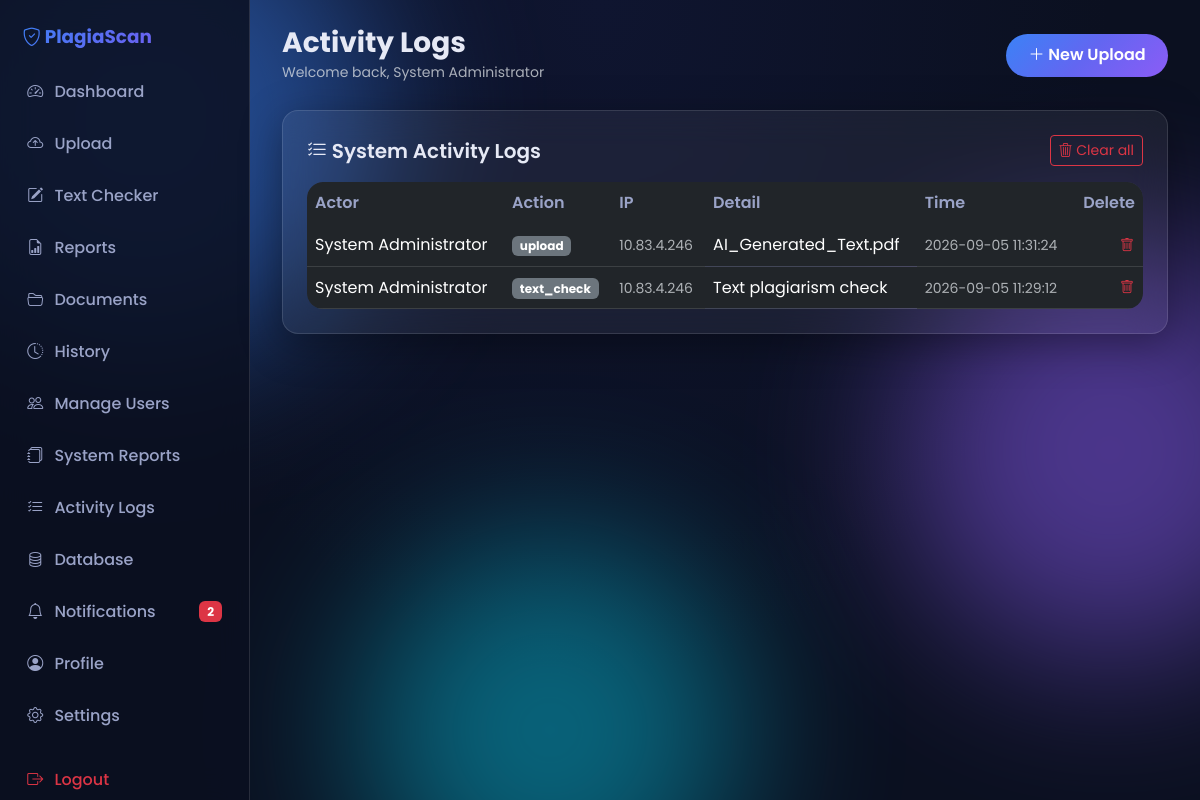
Screenshot of /authority/activity-logs (signed in) with the database file from the repository.
### tables this page shows
CREATE TABLE activity_logs (
  id            INTEGER PRIMARY KEY AUTOINCREMENT,
  user_id       INTEGER,
  actor_name    TEXT,
  action        TEXT NOT NULL,
  ip_address    TEXT,
  detail        TEXT,
  created_at    TEXT DEFAULT CURRENT_TIMESTAMP
);

### backend/routes/authority.py (the view)
@bp.route("/activity-logs")
@login_required
@role_required("authority")
def activity_logs():
    logs = list_activity_logs()
    return render_template("authority/activity_logs.html", logs=logs)

### backend/app.py (called while the page is built)
def _inject_current_user():
    from utils.auth import current_user
    return {"current_user": current_user()}

### backend/db.py (called while the page is built)
def _get_sqlite_conn():
    conn = getattr(_sqlite_local, "conn", None)
    if conn is None:
        conn = sqlite3.connect(SQLITE_PATH)
        conn.row_factory = sqlite3.Row
        conn.execute("PRAGMA foreign_keys = ON;")
        _sqlite_local.conn = conn
    return conn

def get_conn():
    if DB_BACKEND == "mysql":
        if not _HAS_PYMYSQL:
            raise RuntimeError("DB_BACKEND=mysql but PyMySQL is not installed. Run: pip install pymysql")
        return _get_mysql_conn()
    return _get_sqlite_conn()

def _convert_sql(sql):
    if DB_BACKEND == "sqlite":
        return sql.replace("%s", "?")
    return sql

def query(sql, params=None):
    params = params or []
    conn = get_conn()
    try:
        cur = conn.cursor()
        cur.execute(_convert_sql(sql), params)
        rows = cur.fetchall()
        if DB_BACKEND == "sqlite":
            return [dict(r) for r in rows]
        return list(rows)
    finally:
        if DB_BACKEND == "mysql":
            conn.close()

def query_one(sql, params=None):
    params = params or []
    conn = get_conn()
    try:
        cur = conn.cursor()
        cur.execute(_convert_sql(sql), params)
        row = cur.fetchone()
        if row is None:
            return None
        if DB_BACKEND == "sqlite":
            return dict(row)
        return dict(row)
    finally:
        if DB_BACKEND == "mysql":
            conn.close()

### backend/models.py (called while the page is built)
def get_user_by_id(user_id: int):
    return query_one("SELECT * FROM users WHERE id = %s", [user_id])

def list_activity_logs(limit=200):
    return query(
        "SELECT a.*, u.full_name AS user_name FROM activity_logs a "
        "LEFT JOIN users u ON a.user_id = u.id "
        "ORDER BY a.id DESC LIMIT %s",
        [limit],
    )

def unread_notification_count(user_id: int):
    row = query_one("SELECT COUNT(*) AS c FROM notifications WHERE user_id = %s AND is_read = 0", [user_id])
    return row["c"] if row else 0

### backend/routes/pages.py (called while the page is built)
def inject_unread_count():
    if "user_id" in session:
        return {"unread_count": unread_notification_count(session["user_id"])}
    return {"unread_count": 0}

### backend/utils/auth.py (called while the page is built)
def login_required(f):
    @wraps(f)
    def wrapper(*args, **kwargs):
        if "user_id" not in session:
            flash("Please log in to continue.", "warning")
            return redirect(url_for("auth.login"))
        return f(*args, **kwargs)
    return wrapper

### templates/authority/activity_logs.html (shortened to what this page needs)
{% extends "dash_base.html" %}
{% block dash_title %}Activity Logs{% endblock %}
{% block dash_content %}
<div class="glass p-4">
  <div class="d-flex justify-content-between align-items-center mb-3">
    <h5 class="fw-semibold mb-0">
      <i class="bi bi-list-check"></i> System Activity Logs
    </h5>
    <form method="post"
          action="{{ url_for('authority.clear_activity_logs_route') }}"
          onsubmit="return confirm('Delete all system activity logs?');">
      <button type="submit" class="btn btn-sm btn-outline-danger">
        <i class="bi bi-trash3"></i> Clear all
      </button>
    </form>
  </div>
  <div class="table-glass">
    <table class="table table-hover align-middle">
      <thead>
        <tr>
          <th>Actor</th>
          <th>Action</th>
          <th>IP</th>
          <th>Detail</th>
          <th>Time</th>
          <th class="text-end">Delete</th>
        </tr>
      </thead>
      <tbody>
      {% for l in logs %}
      <tr>
        <td>{{ l.actor_name or l.user_name or 'System' }}</td>
        <td>
          <span class="badge
            {% if 'login' in l.action|lower %}
              bg-success
            {% elif 'delete' in l.action|lower %}
              bg-danger
            {% elif 'update' in l.action|lower %}
              bg-warning text-dark
            {% else %}
              bg-secondary
            {% endif %}">
            {{ l.action }}
          </span>
        </td>
        <td>
          <small class="text-muted">
            {{ l.ip_address or 'Unknown' }}
          </small>
        </td>
        <td class="text-truncate" style="max-width:240px">
          {{ l.detail or 'Unknown' }}
        </td>
        <td>
          <small class="text-muted">
            {{ l.created_at }}
          </small>
        </td>
        <td class="text-end">
          <form method="post"
                action="{{ url_for('authority.delete_activity_log_route', log_id=l.id) }}"
                onsubmit="return confirm('Delete this activity log?');">
            <button type="submit"
                    class="btn btn-link btn-sm text-danger p-0"
                    aria-label="Delete activity log">
              <i class="bi bi-trash"></i>
            </button>
          </form>
        </td>
      </tr>
      {% endfor %}
      </tbody>
    </table>
  </div>
</div>
{% endblock %}

### static/css/style.css (style rules this page uses)
* { box-sizing: border-box; }
html { scroll-behavior: smooth; }
body { margin: 0; font-family: 'Poppins', system-ui, -apple-system, sans-serif; background: var(--bg-0); color: var(--text); line-height: 1.6; min-height: 100vh; overflow-x: hidden; }
.glass { background: var(--glass); backdrop-filter: blur(18px); -webkit-backdrop-filter: blur(18px); border: 1px solid var(--glass-border); border-radius: var(--radius); box-shadow: var(--shadow); }
.table-glass { background: var(--glass); border-radius: var(--radius); overflow: hidden; }
.table-glass table { margin: 0; color: var(--text); }
.table-glass thead { background: rgba(99,102,241,0.15); }
.table-glass th { color: var(--text-muted); font-weight: 600; border: none; }
.table-glass td { border-color: var(--glass-border); vertical-align: middle; }

### rows the page displays
activity_logs: actor_name "System Administrator", action "upload", ip_address "10.83.4.246", detail "AI_Generated_Text.pdf", created_at "2026-09-05 11:31:24"
activity_logs: actor_name "System Administrator", action "text_check", ip_address "10.83.4.246", detail "Text plagiarism check", created_at "2026-09-05 11:29:12"

### other values shown
{{ unread_count }} "2"
{{ current_user.full_name }} "System Administrator"
